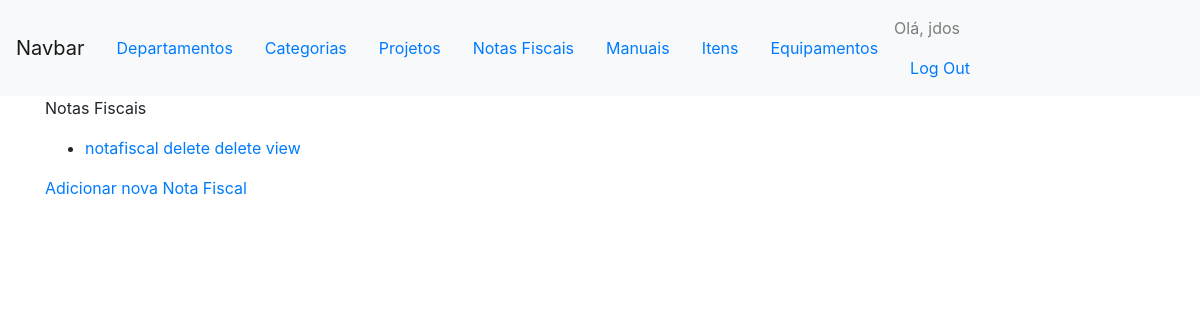
The app's page /controle/notasfiscais/ (signed in), older data.
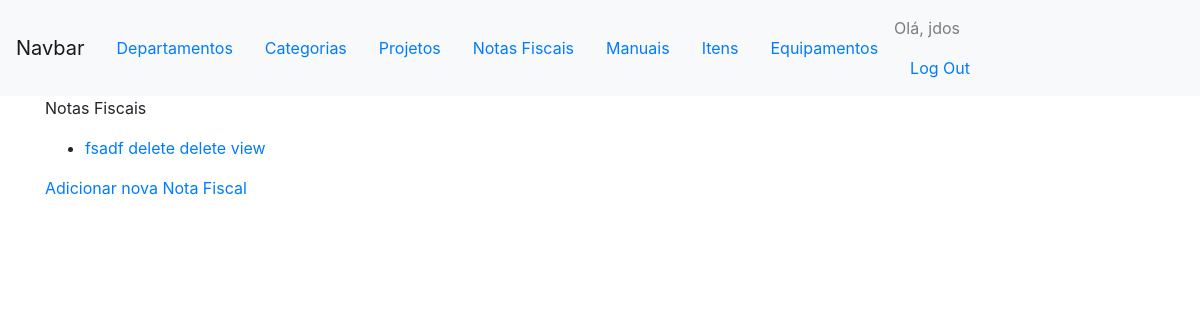
The same page, newer data.
### controles/models.py (models this page shows, shortened)
class NotaFiscal(models.Model):
    nome = models.CharField(max_length=50)
    documento = models.FileField(upload_to='uploads/notafiscal/')
    class Meta:
        verbose_name_plural = 'notas fiscais'
    def __str__(self):
        return self.nome

### controles/views.py (the view)
@login_required
def notasfiscais(request):
	notasfiscais = NotaFiscal.objects.all()
	context = {'notasfiscais': notasfiscais}
	return render(request, 'controles/notasfiscais.html', context)

### controles/templates/controles/notasfiscais.html (shortened to what this page needs)
{% extends "controles/base.html" %}
{% block content %}
<p>Notas Fiscais</p>
<ul>
	{% for notafiscal in notasfiscais %}
	<li>
		{% if notafiscal.documento %}
			<a href="{{ notafiscal.documento.url}}">{{ notafiscal }} </a>
		 {% else %}
			<a href="">{{ notafiscal }} </a>
		{% endif %}
		<a  href="{% url 'controles:delete_notafiscal' notafiscal.id %}">delete</a>
		<a class="delete" href="{% url 'controles:NotaFiscalDelete' notafiscal.id %}">delete view</a>
	</li>
	{% empty %}
	<li> Não tem nenhuma nota fiscal cadastrado ainda. </li>
	{% endfor %}
</ul>
<a href="{% url 'controles:nova_notafiscal' %}">Adicionar nova Nota Fiscal</a>
{% endblock content %}

Row changes from the older to the newer data that the page shows:
removed NotaFiscal: nome "notafiscal"
added NotaFiscal: nome "fsadf"
